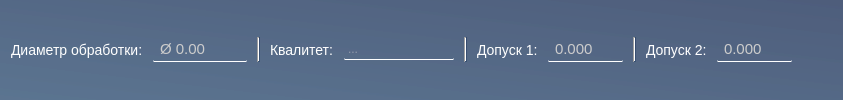
            <widget class="QWidget" name="widget_2" native="true">
             <property name="styleSheet">
              <string notr="true">QWidget {
	background: qlineargradient(spread:pad, x1:0, y1:1, x2:1, y2:0, stop:0 rgba(39, 72, 109, 129), stop:1 rgba(21, 41, 81, 129));

}
Line {
	background: qlineargradient(spread:pad, x1:0, y1:0, x2:1, y2:1, stop:0 rgba(8, 81, 97, 128), stop:1 rgba(0, 117, 142, 106))
}</string>
             </property>
             <layout class="QVBoxLayout" name="verticalLayout_9">
              <item>
               <layout class="QHBoxLayout" name="horizontalLayout_15">
                <property name="spacing">
                 <number>10</number>
                </property>
                <property name="leftMargin">
                 <number>0</number>
                </property>
                <property name="topMargin">
                 <number>0</number>
                </property>
                <property name="rightMargin">
                 <number>0</number>
                </property>
                <item>
                 <widget class="QLabel" name="label">
                  <property name="sizePolicy">
                   <sizepolicy hsizetype="Maximum" vsizetype="Fixed">
                    <horstretch>0</horstretch>
                    <verstretch>0</verstretch>
                   </sizepolicy>
                  </property>
                  <property name="maximumSize">
                   <size>
                    <width>16777215</width>
                    <height>300</height>
                   </size>
                  </property>
                  <property name="styleSheet">
                   <string notr="true">	margin-right: 0px; /* Расстояние между квадратиком и текстом */          
	border: none;	
	color: rgb(255, 255, 255) ;	
	background: none;
	font-size: 14px;</string>
                  </property>
                  <property name="text">
                   <string>Диаметр обработки:</string>
                  </property>
                 </widget>
                </item>
                <item>
                 <widget class="QDoubleSpinBox" name="value_diameter">
                  <property name="enabled">
                   <bool>true</bool>
                  </property>
                  <property name="sizePolicy">
                   <sizepolicy hsizetype="Maximum" vsizetype="Fixed">
                    <horstretch>0</horstretch>
                    <verstretch>0</verstretch>
                   </sizepolicy>
                  </property>
                  <property name="maximumSize">
                   <size>
                    <width>16777215</width>
                    <height>16777215</height>
                   </size>
                  </property>
                  <property name="styleSheet">
                   <string notr="true">QDoubleSpinBox {
	padding: 2 5 2 5;	
	border: none;
	border-bottom: 1px solid white;
	border-radius: 1px;
	background: rgba(255, 255, 255, 0);
	transition: color 0.3s ease;
	transition: border-bottom 0.4s ease;
	color: rgb(204, 204, 204);
	font-size: 15px
}

QDoubleSpinBox:disabled {
	color: rgb(120, 106, 107);
	background: rgba(255, 255, 255, 20);
}

QDoubleSpinBox:hover {
	color: rgb(255, 255, 255)
}

QDoubleSpinBox:pressed {
	border-bottom: 1px solid white;
}
</string>
                  </property>
                  <property name="prefix">
                   <string>Ø </string>
                  </property>
                  <property name="decimals">
                   <number>2</number>
                  </property>
                  <property name="maximum">
                   <double>630.000000000000000</double>
                  </property>
                 </widget>
                </item>
                <item>
                 <widget class="Line" name="line">
                  <property name="styleSheet">
                   <string notr="true"/>
                  </property>
                  <property name="orientation">
                   <enum>Qt::Orientation::Vertical</enum>
                  </property>
                 </widget>
                </item>
                <item>
                 <widget class="QLabel" name="label_8">
                  <property name="sizePolicy">
                   <sizepolicy hsizetype="Maximum" vsizetype="Fixed">
                    <horstretch>0</horstretch>
                    <verstretch>0</verstretch>
                   </sizepolicy>
                  </property>
                  <property name="maximumSize">
                   <size>
                    <width>16777215</width>
                    <height>300</height>
                   </size>
                  </property>
                  <property name="styleSheet">
                   <string notr="true">	margin-right: 0px; /* Расстояние между квадратиком и текстом */          
	border: none;	
	color: rgb(255, 255, 255) ;	
	background: none;
	font-size: 14px;</string>
                  </property>
                  <property name="text">
                   <string>Квалитет:</string>
                  </property>
                 </widget>
                </item>
                <item>
                 <widget class="QLineEdit" name="kvalitet_diameter">
                  <property name="enabled">
                   <bool>true</bool>
                  </property>
                  <property name="sizePolicy">
                   <sizepolicy hsizetype="Maximum" vsizetype="Fixed">
                    <horstretch>0</horstretch>
                    <verstretch>0</verstretch>
                   </sizepolicy>
                  </property>
                  <property name="maximumSize">
                   <size>
                    <width>16777215</width>
                    <height>16777215</height>
                   </size>
                  </property>
                  <property name="font">
                   <font>
                    <pointsize>-1</pointsize>
                    <bold>false</bold>
                   </font>
                  </property>
                  <property name="styleSheet">
                   <string notr="true">QLineEdit {
	padding: 2;	
	border: none;
	border-bottom: 1px solid white;
	border-radius: 1px;
	background: rgba(255, 255, 255, 0);
	transition: color 0.3s ease;
	transition: border-bottom 0.4s ease;
	color: rgb(204, 204, 204);
	font-size: 12px
}
QLineEdit:disabled {
	color: rgb(120, 106, 107);
	background: rgba(255, 255, 255, 20);
}

QLineEdit:hover {
	color: rgb(255, 255, 255)
}

QLineEdit:pressed {
	border-bottom: 1px solid white;
}</string>
                  </property>
                  <property name="text">
                   <string/>
                  </property>
                  <property name="placeholderText">
                   <string>...</string>
                  </property>
                 </widget>
                </item>
                <item>
                 <widget class="Line" name="line_2">
                  <property name="styleSheet">
                   <string notr="true"/>
                  </property>
                  <property name="orientation">
                   <enum>Qt::Orientation::Vertical</enum>
                  </property>
                 </widget>
                </item>
                <item>
                 <widget class="QLabel" name="label_9">
                  <property name="sizePolicy">
                   <sizepolicy hsizetype="Maximum" vsizetype="Fixed">
                    <horstretch>0</horstretch>
                    <verstretch>0</verstretch>
                   </sizepolicy>
                  </property>
                  <property name="maximumSize">
                   <size>
                    <width>16777215</width>
                    <height>300</height>
                   </size>
                  </property>
                  <property name="styleSheet">
                   <string notr="true">	margin-right: 0px; /* Расстояние между квадратиком и текстом */          
	border: none;	
	color: rgb(255, 255, 255) ;	
	background: none;
	font-size: 14px;</string>
                  </property>
                  <property name="text">
                   <string>Допуск 1:</string>
                  </property>
                 </widget>
                </item>
                <item>
                 <widget class="QDoubleSpinBox" name="dopusk_diameter_1">
                  <property name="enabled">
                   <bool>true</bool>
                  </property>
                  <property name="sizePolicy">
                   <sizepolicy hsizetype="Maximum" vsizetype="Fixed">
                    <horstretch>0</horstretch>
                    <verstretch>0</verstretch>
                   </sizepolicy>
                  </property>
                  <property name="maximumSize">
                   <size>
                    <width>16777215</width>
                    <height>16777215</height>
                   </size>
                  </property>
                  <property name="styleSheet">
                   <string notr="true">QDoubleSpinBox {
	padding: 2 5 2 5;	
	border: none;
	border-bottom: 1px solid white;
	border-radius: 1px;
	background: rgba(255, 255, 255, 0);
	transition: color 0.3s ease;
	transition: border-bottom 0.4s ease;
	color: rgb(204, 204, 204);
	font-size: 15px
}

QDoubleSpinBox:disabled {
	color: rgb(120, 106, 107);
	background: rgba(255, 255, 255, 20);
}

QDoubleSpinBox:hover {
	color: rgb(255, 255, 255)
}

QDoubleSpinBox:pressed {
	border-bottom: 1px solid white;
}
</string>
                  </property>
                  <property name="prefix">
                   <string/>
                  </property>
                  <property name="decimals">
                   <number>3</number>
                  </property>
                  <property name="minimum">
                   <double>-5.000000000000000</double>
                  </property>
                  <property name="maximum">
                   <double>5.000000000000000</double>
                  </property>
                  <property name="singleStep">
                   <double>0.010000000000000</double>
                  </property>
                 </widget>
                </item>
                <item>
                 <widget class="Line" name="line_3">
                  <property name="styleSheet">
                   <string notr="true"/>
                  </property>
                  <property name="orientation">
                   <enum>Qt::Orientation::Vertical</enum>
                  </property>
                 </widget>
                </item>
                <item>
                 <widget class="QLabel" name="label_10">
                  <property name="sizePolicy">
                   <sizepolicy hsizetype="Maximum" vsizetype="Fixed">
                    <horstretch>0</horstretch>
                    <verstretch>0</verstretch>
                   </sizepolicy>
                  </property>
                  <property name="maximumSize">
                   <size>
                    <width>16777215</width>
                    <height>300</height>
                   </size>
                  </property>
                  <property name="styleSheet">
                   <string notr="true">	margin-right: 0px; /* Расстояние между квадратиком и текстом */          
	border: none;	
	color: rgb(255, 255, 255) ;	
	background: none;
	font-size: 14px;</string>
                  </property>
                  <property name="text">
                   <string>Допуск 2:</string>
                  </property>
                 </widget>
                </item>
                <item>
                 <widget class="QDoubleSpinBox" name="dopusk_diameter_2">
                  <property name="enabled">
                   <bool>true</bool>
                  </property>
                  <property name="sizePolicy">
                   <sizepolicy hsizetype="Maximum" vsizetype="Fixed">
                    <horstretch>0</horstretch>
                    <verstretch>0</verstretch>
                   </sizepolicy>
                  </property>
                  <property name="maximumSize">
                   <size>
                    <width>16777215</width>
                    <height>16777215</height>
                   </size>
                  </property>
                  <property name="styleSheet">
                   <string notr="true">QDoubleSpinBox {
	padding: 2 5 2 5;	
	border: none;
	border-bottom: 1px solid white;
	border-radius: 1px;
	background: rgba(255, 255, 255, 0);
	transition: color 0.3s ease;
	transition: border-bottom 0.4s ease;
	color: rgb(204, 204, 204);
	font-size: 15px
}

QDoubleSpinBox:disabled {
	color: rgb(120, 106, 107);
	background: rgba(255, 255, 255, 20);
}

QDoubleSpinBox:hover {
	color: rgb(255, 255, 255)
}

QDoubleSpinBox:pressed {
	border-bottom: 1px solid white;
}
</string>
                  </property>
                  <property name="prefix">
                   <string/>
                  </property>
                  <property name="decimals">
                   <number>3</number>
                  </property>
                  <property name="minimum">
                   <double>-5.000000000000000</double>
                  </property>
                  <property name="maximum">
                   <double>5.000000000000000</double>
                  </property>
                  <property name="singleStep">
                   <double>0.010000000000000</double>
                  </property>
                 </widget>
                </item>
                <item>
                 <spacer name="horizontalSpacer_5">
                  <property name="orientation">
                   <enum>Qt::Orientation::Horizontal</enum>
                  </property>
                  <property name="sizeHint" stdset="0">
                   <size>
                    <width>40</width>
                    <height>20</height>
                   </size>
                  </property>
                 </spacer>
                </item>
               </layout>
              </item>
             </layout>
            </widget>
